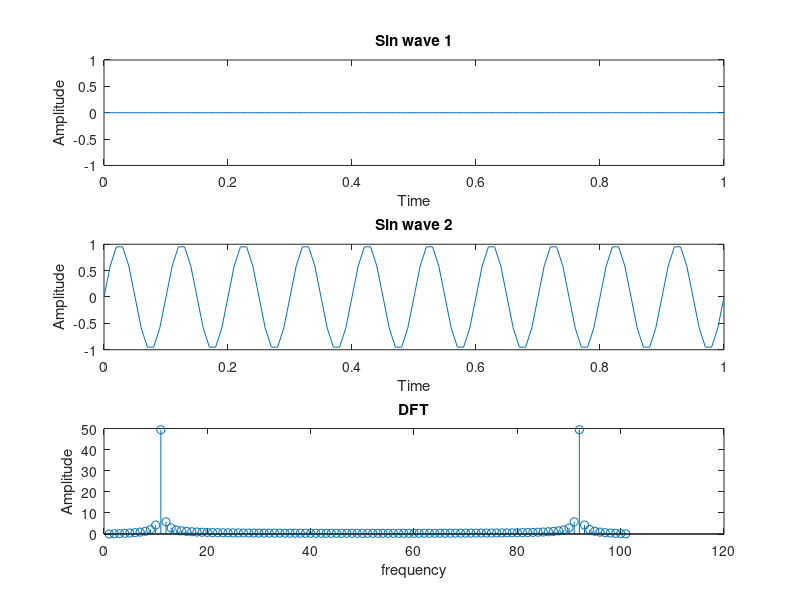
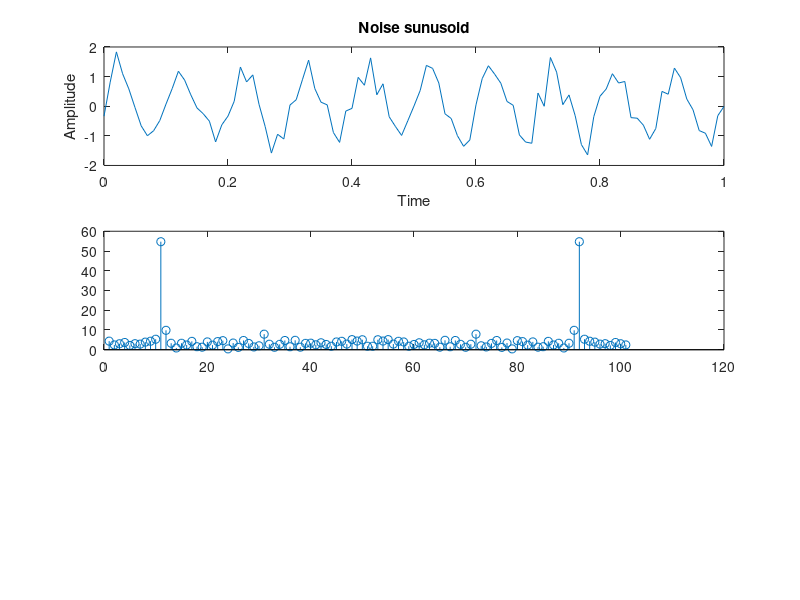

Write the MATLAB code that produced these figures, in order.
clear all;
close all;
clc;
t=0:0.01:1;
f1 = 0.00;
f2 = 10;

x1 = sin(2*pi*f1*t);
x2 = sin(2*pi*f2*t);
X = x1+x2;
X2 = awgn(X,10);
Y = fft(X);
subplot(3,1,1);
plot(t,x1);
xlabel('Time');
ylabel('Amplitude');
title('Sin wave 1');
subplot(3,1,2);
plot(t,x2);
xlabel('Time');
ylabel('Amplitude');
title('Sin wave 2');
subplot(3,1,3);
stem(abs(Y));
xlabel('frequency');
ylabel('Amplitude');
title('DFT');
figure()
subplot(3,1,1);
plot(t, X2);
xlabel('Time');
ylabel('Amplitude');
title('Noise sunusoid');
Y2 = fft(X2);
subplot(3,1,2);
stem(abs(Y2));

